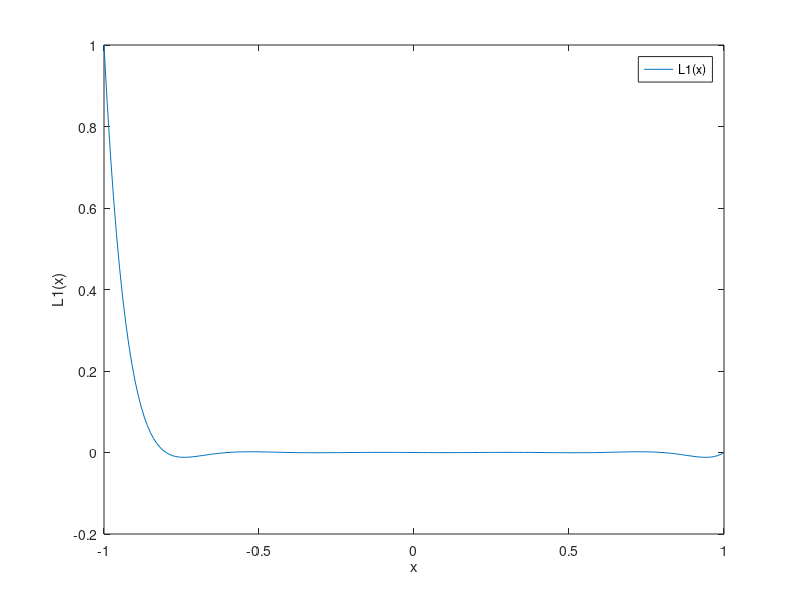
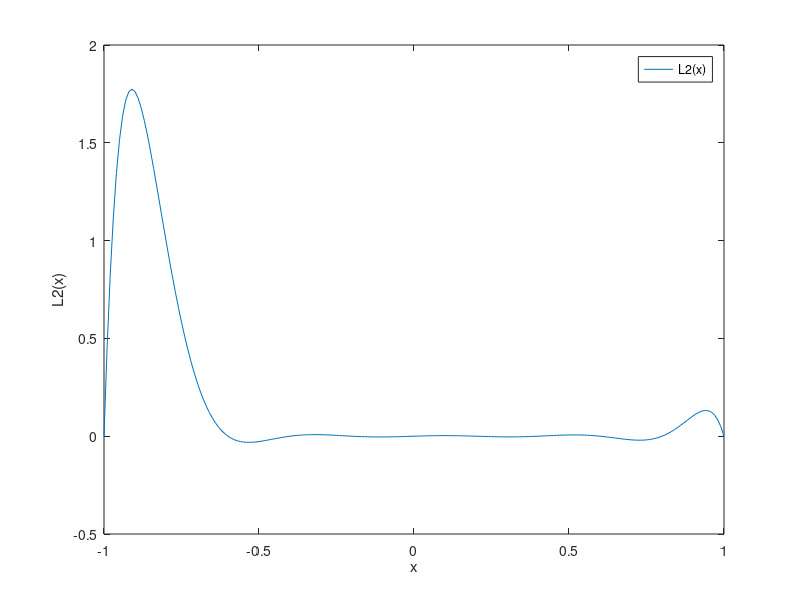
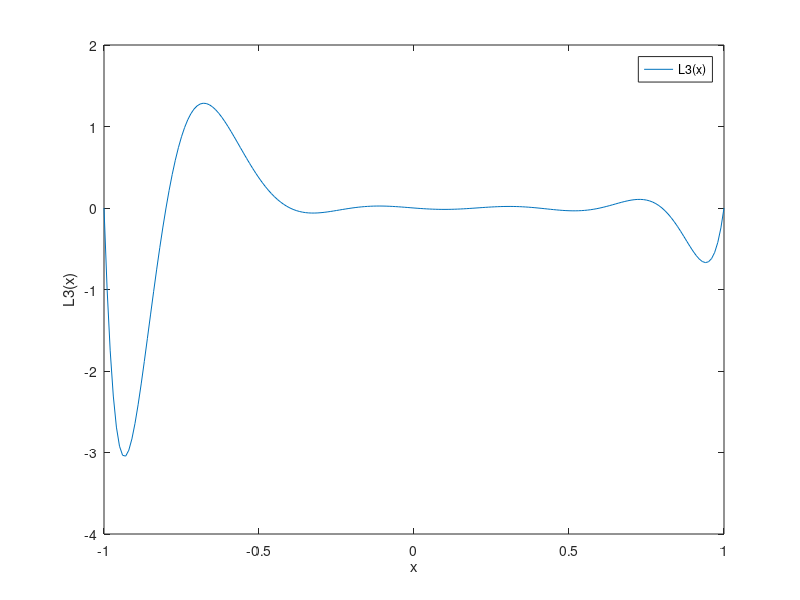
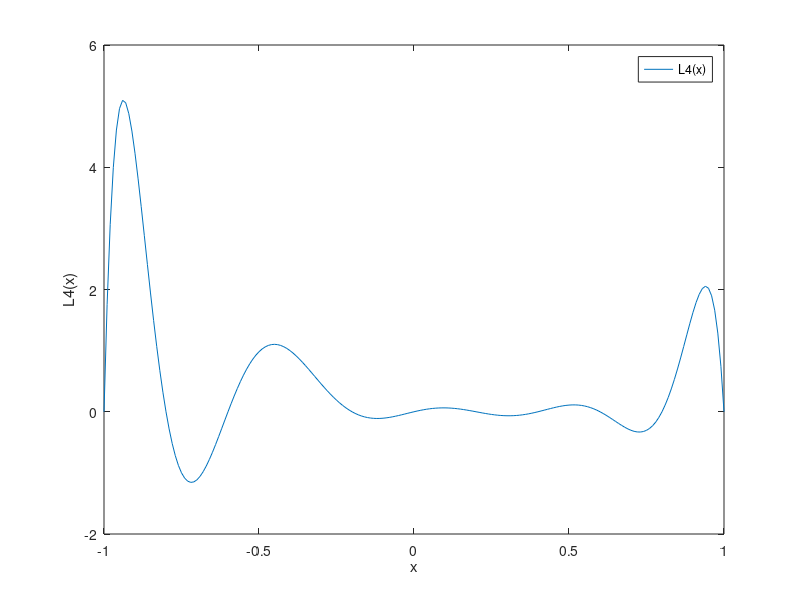

These charts were generated, in order, by the following MATLAB code:
clear all
clc
#--------draw L(x) function-----------------
function [y_ref] = lagrange (x_ref, x, y, nsize)
  y_ref = 0;
  #the definition of L(x)
  for j = 1:nsize
    Lj = 1;
    for i = 1:nsize
      if i == j 
        continue
      endif
      Lj .*= (x_ref - x(i)) / (x(j) - x(i));
    endfor
    figure(j)
    plot(x_ref,Lj)
    xlabel("x");
    lname = strcat("L", dec2base(j, 10), "(x)");
    ylabel(lname);
    legend(lname);
    y_ref += Lj * y(j);
  endfor
endfunction
#--------------------------------------

#-----------GET DATA-------------------
#read the data in hw1AB
rawdata = textread("hw1AB.dat");

#transfrom the data into a matrix
point = reshape(rawdata, 2, []);

#check the size of point
psize = size(point);
data_size = psize(2)-1;

#declare x and y to store all the point(point known already)
xi = 1 : 1 : data_size;
yi = 1 : 1 : data_size;

#load the data onto xj and yj
for i = 1:data_size
  xi(i) = point(1,i+1);
  yi(i) = point(2,i+1);
endfor
#--------------------------------------

#-------------draw P(x)----------------
x_ref = -1 : 0.01 : 1;
px = lagrange(x_ref, xi, yi, data_size);
figure(12)
plot(x_ref, px)
xlabel("x");
ylabel("P(x)");
#-------------------------------------